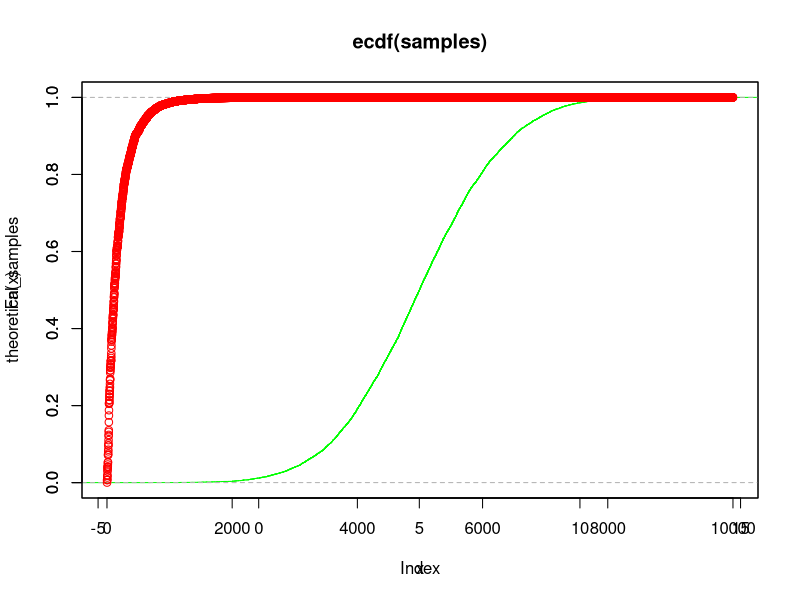

Source code (R):
square<-function(u1,u2){
	return (u1**2+u2**2)
}
intermediate<-function(x){
	return (sqrt(-2*log(x)/x))
}
count<-10000
standard_deviation<-sqrt(5)
mean<-5
samples1<-c()
samples2<-c()
i<-1
j<-0
while(1){
	u1<-runif(1)
	u2<-runif(1)
	u1<-2*u1-1
	u2<-2*u2-1
	j<-j+1
	x<-square(u1,u2)
	if(x>1){
		next
	}
	y<-intermediate(x)
	samples1[i]<-u1*y*standard_deviation+mean
	samples2[i]<-u2*y*standard_deviation+mean
	i<-i+1
	count<-count-2
	if (count==0){
		break
	}
}
samples<-c(samples1,samples2)
samples<-sort(samples)
cat("Mean is: ",mean(samples),"\n")
cat("Acceptance Probability: ",(i-1)/j,"\n")	
empirical_samples<-ecdf(samples)
png("question2-mean=5.png")
plot(empirical_samples,col="green")
par(new=TRUE)
#png("Theoretical(red)--mean=5.png")
theoretical_samples<-pnorm(samples)
plot(theoretical_samples,col="red")